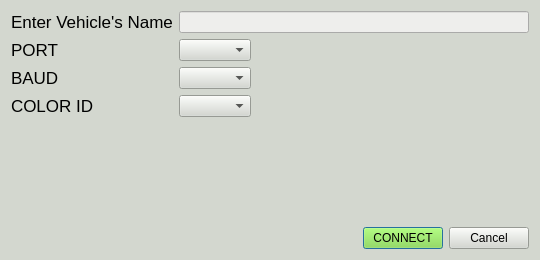
<?xml version="1.0" encoding="UTF-8"?>
<ui version="4.0">
 <class>MainWindow</class>
 <widget class="QDialog" name="MainWindow">
  <property name="geometry">
   <rect>
    <x>0</x>
    <y>0</y>
    <width>540</width>
    <height>260</height>
   </rect>
  </property>
  <property name="minimumSize">
   <size>
    <width>340</width>
    <height>190</height>
   </size>
  </property>
  <property name="maximumSize">
   <size>
    <width>540</width>
    <height>260</height>
   </size>
  </property>
  <property name="windowTitle">
   <string>MainWindow</string>
  </property>
  <property name="styleSheet">
   <string notr="true">background-color: rgb(211, 215, 207);
color: rgb(0, 0, 0);</string>
  </property>
  <layout class="QVBoxLayout" name="verticalLayout">
   <item>
    <layout class="QFormLayout" name="formLayout">
     <property name="fieldGrowthPolicy">
      <enum>QFormLayout::ExpandingFieldsGrow</enum>
     </property>
     <property name="rowWrapPolicy">
      <enum>QFormLayout::WrapLongRows</enum>
     </property>
     <item row="0" column="0">
      <widget class="QLabel" name="label_nameinput">
       <property name="font">
        <font>
         <pointsize>13</pointsize>
        </font>
       </property>
       <property name="text">
        <string>Enter Vehicle's Name</string>
       </property>
      </widget>
     </item>
     <item row="0" column="1">
      <widget class="QLineEdit" name="lineEdit_nameinput">
       <property name="styleSheet">
        <string notr="true">background-color: rgb(238, 238, 236);</string>
       </property>
       <property name="text">
        <string/>
       </property>
      </widget>
     </item>
     <item row="1" column="0">
      <widget class="QLabel" name="label_port">
       <property name="font">
        <font>
         <pointsize>13</pointsize>
        </font>
       </property>
       <property name="text">
        <string>PORT</string>
       </property>
      </widget>
     </item>
     <item row="1" column="1">
      <widget class="QComboBox" name="comboBox_port"/>
     </item>
     <item row="2" column="0">
      <widget class="QLabel" name="label_baud">
       <property name="font">
        <font>
         <pointsize>13</pointsize>
        </font>
       </property>
       <property name="text">
        <string>BAUD</string>
       </property>
      </widget>
     </item>
     <item row="2" column="1">
      <widget class="QComboBox" name="comboBox_baud"/>
     </item>
     <item row="3" column="0">
      <widget class="QLabel" name="label_color">
       <property name="font">
        <font>
         <pointsize>13</pointsize>
        </font>
       </property>
       <property name="text">
        <string>COLOR ID</string>
       </property>
      </widget>
     </item>
     <item row="3" column="1">
      <widget class="QComboBox" name="comboBox_color"/>
     </item>
    </layout>
   </item>
   <item>
    <layout class="QHBoxLayout" name="horizontalLayout">
     <item>
      <spacer name="horizontalSpacer">
       <property name="orientation">
        <enum>Qt::Horizontal</enum>
       </property>
       <property name="sizeHint" stdset="0">
        <size>
         <width>40</width>
         <height>20</height>
        </size>
       </property>
      </spacer>
     </item>
     <item>
      <widget class="QPushButton" name="pushButton_connect">
       <property name="styleSheet">
        <string notr="true">background-color: rgb(138, 226, 52);</string>
       </property>
       <property name="text">
        <string>CONNECT</string>
       </property>
      </widget>
     </item>
     <item>
      <widget class="QPushButton" name="pushButton_cancel">
       <property name="text">
        <string>Cancel</string>
       </property>
      </widget>
     </item>
    </layout>
   </item>
  </layout>
 </widget>
 <resources/>
 <connections/>
</ui>
